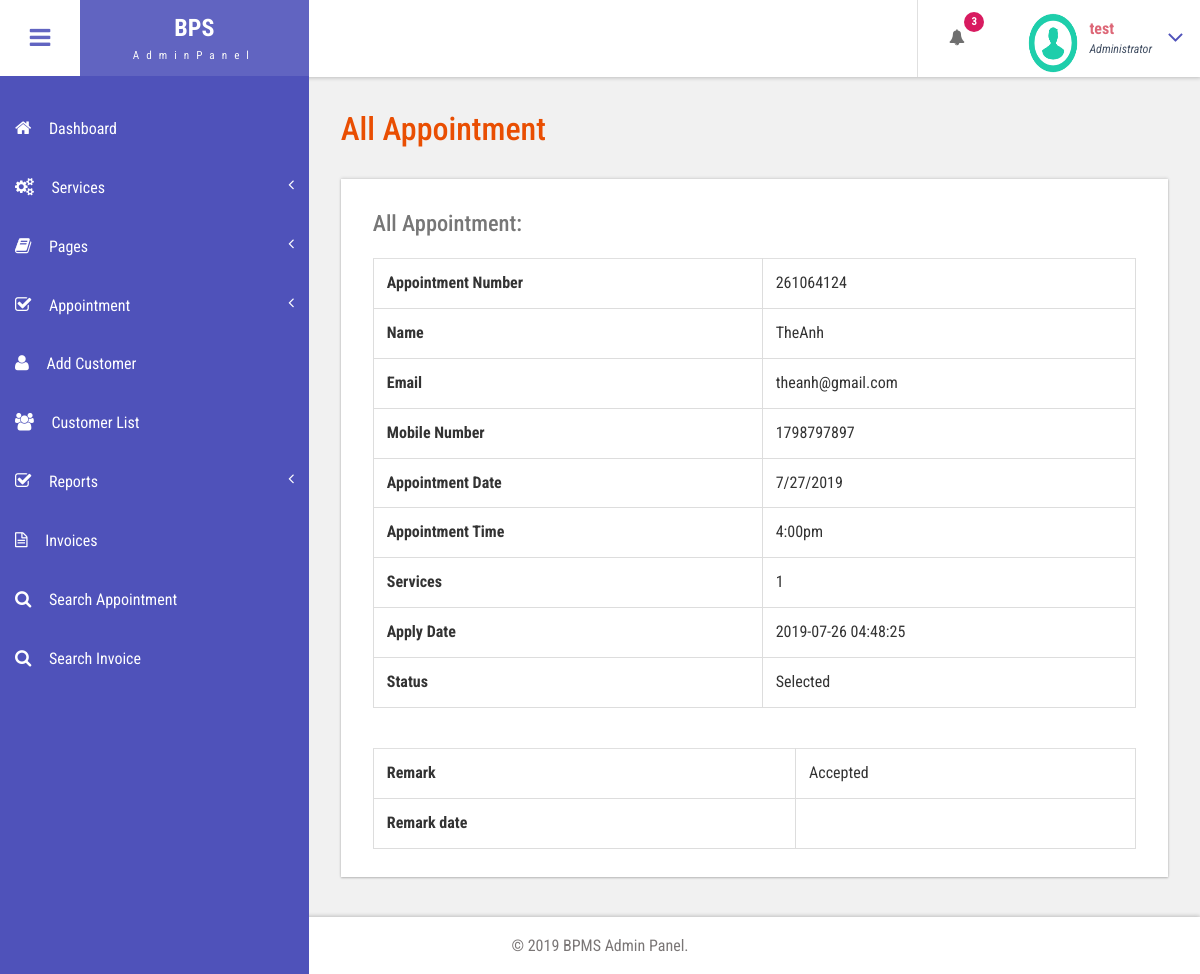
The app's page /admin/edit-appointment.php?editid=1 (signed in) with its own data.
### tables this page shows
CREATE TABLE `tblappointment` (
  `ID` int(10) NOT NULL,
  `AptNumber` varchar(80) DEFAULT NULL,
  `Name` varchar(120) DEFAULT NULL,
  `Email` varchar(120) DEFAULT NULL,
  `PhoneNumber` bigint(11) DEFAULT NULL,
  `AptDate` varchar(120) DEFAULT NULL,
  `AptTime` varchar(120) DEFAULT NULL,
  `Services` varchar(120) DEFAULT NULL,
  `ApplyDate` timestamp NULL DEFAULT CURRENT_TIMESTAMP,
  `Remark` varchar(250) NOT NULL,
  `Status` varchar(50) NOT NULL,
  `RemarkDate` timestamp NOT NULL DEFAULT '0000-00-00 00:00:00' ON UPDATE CURRENT_TIMESTAMP
);

### admin/edit-appointment.php (the view, shortened to what this page needs)
<?php
include('includes/dbconnection.php');
if (strlen($_SESSION['bpmsaid']==0)) {
  header('location:logout.php');
  } else{
  ?>
<!DOCTYPE HTML>
<html>
<head>
<link href="css/bootstrap.css" rel='stylesheet' type='text/css' />
<link href="css/style.css" rel='stylesheet' type='text/css' />
<link href="css/font-awesome.css" rel="stylesheet">
<link href="css/animate.css" rel="stylesheet" type="text/css" media="all">
<link href="css/custom.css" rel="stylesheet">
</head>
<body class="cbp-spmenu-push">
	<div class="main-content">
		 <?php include_once('includes/sidebar.php');?>
		 <?php include_once('includes/header.php');?>
		<div id="page-wrapper">
			<div class="main-page">
				<div class="tables">
					<h3 class="title1">All Appointment</h3>
					<div class="table-responsive bs-example widget-shadow">
						<h4>All Appointment:</h4>
						<?php
$cid=$_GET['editid'];
$ret=mysqli_query($con,"select * from tblappointment where ID='$cid'");
while ($row=mysqli_fetch_array($ret)) {
?>
						<table class="table table-bordered">
							<tr>
    <th>Appointment Number</th>
    <td><?php  echo $row['AptNumber'];?></td>
  </tr>
  <tr>
<th>Name</th>
    <td><?php  echo $row['Name'];?></td>
  </tr>
<tr>
    <th>Email</th>
    <td><?php  echo $row['Email'];?></td>
  </tr>
   <tr>
    <th>Mobile Number</th>
    <td><?php  echo $row['PhoneNumber'];?></td>
  </tr>
   <tr>
    <th>Appointment Date</th>
    <td><?php  echo $row['AptDate'];?></td>
  </tr>
<tr>
    <th>Appointment Time</th>
    <td><?php  echo $row['AptTime'];?></td>
  </tr>
  <tr>
    <th>Services</th>
    <td><?php  echo $row['Services'];?></td>
  </tr>
  <tr>
    <th>Apply Date</th>
    <td><?php  echo $row['ApplyDate'];?></td>
  </tr>
<tr>
    <th>Status</th>
    <td> <?php
if($row['Status']=="1")
{
  echo "Selected";
}
     ;?></td>
  </tr>
						</table>
							<?php if($row['Remark']==""){ ?>
<form name="submit" method="post" enctype="multipart/form-data">
<tr>
    <th>Remark :</th>
    <td>
    <textarea name="remark" placeholder="" rows="12" cols="14" class="form-control wd-450" required="true"></textarea></td>
   </tr>
  <tr>
    <th>Status :</th>
    <td>
   <select name="status" class="form-control wd-450" required="true" >
     <option value="1" selected="true">Selected</option>
     <option value="2">Rejected</option>
   </select></td>
  </tr>
  <tr align="center">
    <td colspan="2"><button type="submit" name="submit" class="btn btn-az-primary pd-x-20">Submit</button></td>
  </tr>
  </form>
<?php } else { ?>
						<table class="table table-bordered">
							<tr>
    <th>Remark</th>
    <td><?php echo $row['Remark']; ?></td>
  </tr>
<tr>
<th>Remark date</th>
<td><?php echo $row['Remarkdate']; ?>  </td></tr>
						</table>
						<?php } ?>
						<?php } ?>
					</div>
				</div>
			</div>
		</div>
		 <?php include_once('includes/footer.php');?>
	</div>
</body>
</html>
<?php }  ?>

### admin/includes/header.php (shortened to what this page needs)
<div class="sticky-header header-section ">
      <div class="header-left">
        <button id="showLeftPush"><i class="fa fa-bars"></i></button>
        <div class="logo">
          <a href="index.html">
            <h1>BPS</h1>
            <span>AdminPanel</span>
          </a>
        </div>
      </div>
      <div class="header-right">
        <div class="profile_details_left">
          <ul class="nofitications-dropdown">
            <?php
$ret1=mysqli_query($con,"select ID,Name from  tblappointment where Status=''");
$num=mysqli_num_rows($ret1);
?>
            <li class="dropdown head-dpdn">
              <a href="#" class="dropdown-toggle" data-toggle="dropdown" aria-expanded="false"><i class="fa fa-bell"></i><span class="badge blue"><?php echo $num;?></span></a>
            </li>
          </ul>
          <div class="clearfix"> </div>
        </div>
        <div class="profile_details">
        <?php
$adid=$_SESSION['bpmsaid'];
$ret=mysqli_query($con,"select AdminName from tbladmin where ID='$adid'");
$row=mysqli_fetch_array($ret);
$name=$row['AdminName'];
?>
          <ul>
            <li class="dropdown profile_details_drop">
              <a href="#" class="dropdown-toggle" data-toggle="dropdown" aria-expanded="false">
                <div class="profile_img">
                  <span class="prfil-img"><img src="images/download (1).png" alt="" width="50" height="60"> </span>
                  <div class="user-name">
                    <p><?php echo $name; ?></p>
                    <span>Administrator</span>
                  </div>
                  <i class="fa fa-angle-down lnr"></i>
                  <div class="clearfix"></div>
                </div>
              </a>
            </li>
          </ul>
        </div>
      </div>
      <div class="clearfix"> </div>
    </div>

### admin/css/style.css (style rules this page uses)
h4, h5, h6, h1, h2, h3 { margin: 0; }
ul, ol { margin: 0; }
p { margin: 0; }
html, body { font-family: 'Roboto Condensed', sans-serif; font-size: 100%; overflow-x: hidden; background: #fff; }
body a { transition: 0.5s all ease; -webkit-transition: 0.5s all ease; -moz-transition: 0.5s all ease; -o-transition: 0.5s all ease; -ms-transition: 0.5s all ease; text-decoration:none; }
h1,h2,h3,h4,h5,h6 { margin:0; }
p { margin:0; }
ul,label { margin:0; padding:0; }
.main-content { position: relative; }
.sticky-header { position: fixed; top: 0; left:0px; width: 100%; z-index: 100; }
.header-section { background:#FFF; box-shadow: 1px 1px 4px rgba(0, 0, 0, 0.21); -webkit-box-shadow: 1px 1px 4px rgba(0, 0, 0, 0.21); -moz-box-shadow: 1px 1px 4px rgba(0, 0, 0, 0.21); -o-box-shadow: 1px 1px 4px rgba(0, 0, 0, 0.21); }
.header-section::after { clear: both; display: block; content: ''; }
.header-left { float: left; width: 45%; }
.header-right { float: right; }
button#showLeftPush { font-size: 1.5em; width: 80px; padding: 0.87em 0; text-align: center; cursor: pointer; float: left; color: #6F6F6F; -moz-transition: all 0.2s ease-out 0s; -webkit-transition: all 0.2s ease-out 0s; transition: all 0.2s ease-out 0s; border: none; background-color: #fff; outline:none; }
.cbp-spmenu-push { overflow-x: hidden; position: relative; }
.cbp-spmenu, .cbp-spmenu-push { -webkit-transition: all 0.3s ease; -moz-transition: all 0.3s ease; transition: all 0.3s ease; }
.cbp-spmenu-push div#page-wrapper { margin: 0 0 0 19.3em; transition:.5s all; -webkit-transition:.5s all; -moz-transition:.5s all; }
.fa { display: inline-block; font-family: FontAwesome; font-style: normal; font-weight: normal; line-height: 1; -webkit-font-smoothing: antialiased; -moz-osx-font-smoothing: grayscale; }
.logo { background: #6164C1; text-align: center; float: left; }
.logo a { padding: 0.9em 3.3em .7em; display: block; text-decoration: none; }
.logo a h1 { color: #fff; font-size: 1.5em; line-height: 1.2em; font-weight: 700; }
.logo a span { color: #F8F8F8; font-size: .7em; text-align: center; letter-spacing: 7px; }
.profile_details_left { float: left; }
li.dropdown.head-dpdn { display: inline-block; padding: 1.7em 0; border-left: 1px solid #E0E0E0; float: left; }
li.dropdown.head-dpdn a.dropdown-toggle { padding: 1.7em 2em; }
i.fa.fa-bell { color:#6F6F6F; }
.header-right span.badge { font-size: 11px; font-weight: bold; color: #FFF; background: #8BC34A; line-height: 15px; width: 20px; height: 20px; border-radius: 2em; -webkit-border-radius: 2em; -moz-border-radius: 2em; -o-border-radius: 2em; text-align: center; display: inline-block; position: absolute; top: 16%; padding: 2px 0 0; }
.header-right span.blue { background-color:#D81B60; }
.profile_details { float: right; }
.profile_details_drop a.dropdown-toggle { display:block; padding: 0.8em 3em 0 2em; }
.profile_img span.prfil-img { float:left; }
.user-name { float:left; margin-top:8px; margin-left:11px; height:35px; }
.profile_details ul li { list-style-type:none; position:relative; }
.profile_details li a i.fa.lnr { position: absolute; top: 34%; right: 8%; color: #4F52BA; font-size: 1.6em; }
.user-name p { font-size:1em; color:#DD6777; line-height:1em; font-weight:700; }
.user-name span { font-size: .75em; font-style: italic; color: #424f63; font-weight: normal; margin-top: .3em; }
.widget-shadow { background-color: #fff; box-shadow: 0 -1px 3px rgba(0,0,0,.12),0 1px 2px rgba(0,0,0,.24); -webkit-box-shadow: 0 -1px 3px rgba(0,0,0,.12),0 1px 2px rgba(0,0,0,.24); -moz-box-shadow: 0 -1px 3px rgba(0,0,0,.12),0 1px 2px rgba(0,0,0,.24); }
h3.title1 { font-size: 2em; color: #e94e02; margin-bottom: 0.8em; }
.table > thead > tr > th, .table > tbody > tr > th, .table > tfoot > tr > th, .table > thead > tr > td, .table > tbody > tr > td, .table > tfoot > tr > td { border-top: none; }
.tables h4 { font-size: 1.4em; margin-bottom: 1em; color: #777777; }
.tables .panel-body ,.tables .bs-example { padding: 2em 2em 0.5em; }
.tables .table > thead > tr > th, .tables .table > tbody > tr > th, .tables .table > tfoot > tr > th, .tables .table > thead > tr > td, .tables .table > tbody > tr > td, .tables .table > tfoot > tr > td { padding: 13px; border-top: 1px solid #E0E0E0; }
.bs-example { margin-top: 2em; }

### admin/css/custom.css (style rules this page uses)
#page-wrapper { padding:7em 2em 2.5em; background-color: #F1F1F1; }

### records on screen
tblappointment: AptNumber "261064124", Name "TheAnh", Email "theanh@gmail.com", PhoneNumber "1798797897", AptDate "7/27/2019", AptTime "4:00pm", Services "1", ApplyDate "2019-07-26 04:48:25", Status "Selected", Remark "Accepted"

### other values on screen
$num "3"
$name "test"
